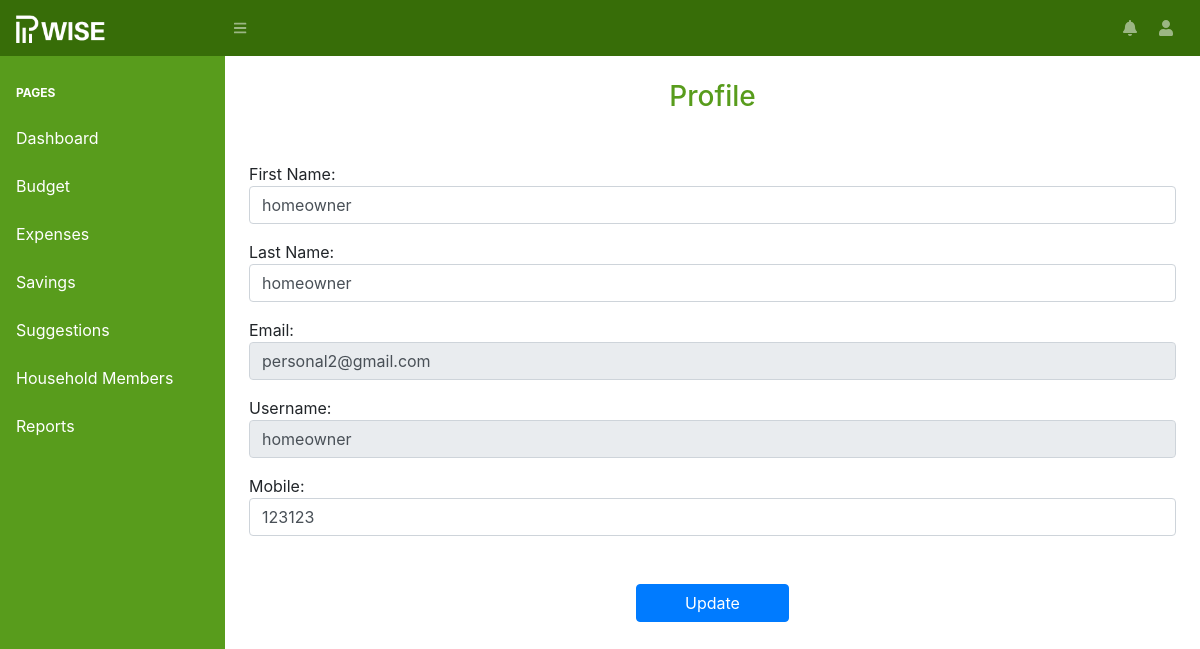
Screenshot of /admin/profile.php (signed in) with the database file from the repository.
### tables this page shows
CREATE TABLE `users` (
  `id` int(11) NOT NULL,
  `firstname` varchar(255) NOT NULL,
  `lastname` varchar(255) NOT NULL,
  `email` varchar(255) NOT NULL,
  `username` varchar(255) NOT NULL,
  `password` varchar(255) NOT NULL,
  `image` varchar(255) DEFAULT NULL,
  `mobile` varchar(20) DEFAULT NULL,
  `parent_id` int(11) NOT NULL DEFAULT 0,
  `is_verified` bit(1) NOT NULL DEFAULT b'0',
  `verification_link` varchar(255) DEFAULT NULL,
  `change_password_link` varchar(255) DEFAULT NULL,
  `account_type` int(11) NOT NULL,
  `created` timestamp NOT NULL DEFAULT current_timestamp(),
  `created_by` int(11) DEFAULT NULL,
  `archived` bit(1) NOT NULL DEFAULT b'0'
);

### helpers/DatabaseConfiguration.php (called while the page is built, shortened)
<?php
class DatabaseConfiguration {
    private $servername = "localhost";
    private $username   = "root";
    private $password   = "";
    private $database   = "pwise";
    public function __construct() {
        $this->conn = new mysqli($this->servername, $this->username, $this->password, $this->database);
    }
}
?>

### repository/account/UpdateRepository.php (called while the page is built, shortened)
<?php
class UpdateRepository extends ReposittoryHelper {
    private $data;
    public function __construct() {
        $this->data = new UpdateData();
    }
    public function GetUserData($id) {
        $result = $this->data->GetUserData($id);
        return $this->GetDataAsArray($result);
    }
}
?>

### helpers/DataHelper.php (called while the page is built, shortened)
<?php
class DataHelper extends DatabaseConfiguration {
    public function EscapeString($data) {
        return mysqli_real_escape_string($this->conn, $data);
    }
    public function SelectData($sql) {
        return $this->conn->query($sql);
    }
}
?>

### data/account/UpdateData.php (called while the page is built, shortened)
<?php
class UpdateData extends DataHelper {
    public function GetUserData($id) {
        $id  = $this->EscapeString($id);
        $sql = "SELECT * FROM users WHERE id = '$id'";
        return $this->SelectData($sql);
    }
}
?>

### helpers/ReposittoryHelper.php (called while the page is built, shortened)
<?php
class ReposittoryHelper {
    public function GetDataAsArray($array) {
        $data = [];
        while($row = $array->fetch_assoc()) {
            array_push($data, $row);
        }
        return $data;
    }
}
?>

### admin/profile.php (the view, shortened to what this page needs)
<?php require_once '../shared/header.php'; ?>
<?php
require_once './../data/account/UpdateData.php';
require_once './../repository/account/UpdateRepository.php';
$data = new UpdateRepository();
$user = $data->GetUserData($id);
?>
<div class="container-fluid">
    <h3 class="mt-4 text-site-primary text-center">Profile</h3>
    <div class="row mt-5">
        <form class="col" onsubmit="return SubmitUpdateUserDataForm(this)">
            <div class="form-group">
                First Name:
                <input type="text" class="form-control" name="fname" id="firstname" value="<?php echo $user[0]['firstname']; ?>">
            </div>
            <div class="form-group">
                Last Name:
                <input type="text" class="form-control" name="lname" id="lastname" value="<?php echo $user[0]['lastname']; ?>">
            </div>
            <div class="form-group">
                Email:
                <input type="text" class="form-control" value="<?php echo $user[0]['email']; ?>" disabled>
            </div>
            <div class="form-group">
                Username:
                <input type="text" class="form-control" value="<?php echo $user[0]['username']; ?>" disabled>
            </div>
            <div class="form-group">
                Mobile:
                <input type="number" class="form-control" name="phone" id="mobile" value="<?php echo $user[0]['mobile']; ?>">
            </div>
            <div class="form-group d-flex justify-content-center mt-5">
                <input type="submit" class="btn btn-primary px-5" value="Update">
            </div>
        </form>
    </div>
</div>
<?php require_once '../shared/footer.php'; ?>

### rows the page displays
users: fname "homeowner", lname "homeowner", email "personal2@gmail.com", username "homeowner", phone "123123"
